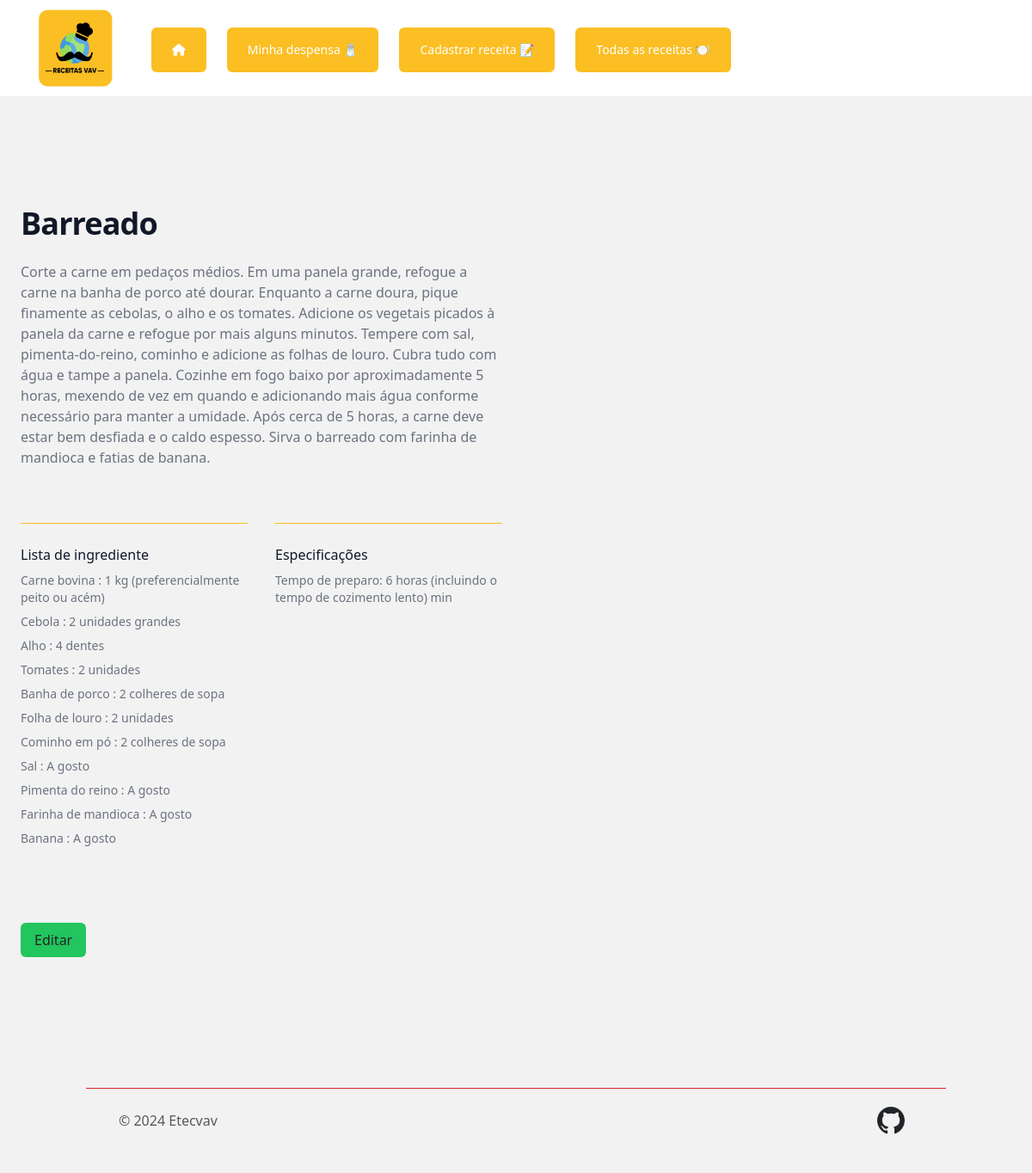
The app's page /receita/25 with its own data.
### app.py (models this page shows, shortened)
class receitas(db.Model):
  __tablename__ = 'receitas'
  idReceita = db.Column(Integer, primary_key=True, autoincrement=True)
  nomeReceita = db.Column(String(30))
  preparo = db.Column(String(760))
  imagem = db.Column(db.String(120))
  tempo = db.Column(db.String(50))
  descricao = db.Column(db.String(50))
  ingredientes = relationship('ingredientes', back_populates='receita')

class ingredientes(db.Model):
    __tablename__ = 'ingredientes'
    idIngrediente = db.Column(Integer, primary_key=True, autoincrement=True)
    quantidade = db.Column(String(100))
    nomeIngrediente = db.Column(String(30))
    idReceita = db.Column(Integer, ForeignKey('receitas.idReceita'), nullable=False)
    receita = relationship('receitas', back_populates='ingredientes')

### app.py (the view)
@app.route('/receita/<int:idReceita>', methods=['GET', 'POST'])
def receita(idReceita):
  receitasComIngredientes = getReceitaComIngredientesPorId(idReceita)
  return render_template('receita.html', receitasComIngredientes = receitasComIngredientes)

### app.py (called while the page is built)
def getReceitaComIngredientesPorId(idReceita):
    consulta = db.session.query(receitas, ingredientes.nomeIngrediente, ingredientes.quantidade).\
        join(ingredientes).\
        filter(receitas.idReceita == idReceita).\
        all()
    receitas_com_ingredientes = {}
    for receita, ingrediente, quantidade in consulta:
        if receita.idReceita not in receitas_com_ingredientes:
            receitas_com_ingredientes[receita.idReceita] = {
                'receita': receita,
                'ingredientes': []
            }
        receitas_com_ingredientes[receita.idReceita]['ingredientes'].append({
            'nomeIngrediente': ingrediente,
            'quantidade': quantidade
        })
    return list(receitas_com_ingredientes.values())

### templates/receita.html (shortened to what this page needs)
{% extends 'base.html' %}
{% block conteudo %}
  <div class="mx-auto grid max-w-2xl grid-cols-1 items-center gap-x-8 gap-y-16 px-4 py-24 sm:px-6 sm:py-32 lg:max-w-7xl lg:grid-cols-2 lg:px-8">
    {% for receita in receitasComIngredientes %}
    <div>
      <h2 class="text-3xl font-bold tracking-tight text-gray-900 sm:text-4xl">{{receita.receita.nomeReceita}}</h2>
      <p class="mt-4 text-gray-500">{{receita.receita.preparo}}</p>
      <dl class="mt-16 grid grid-cols-1 gap-x-6 gap-y-10 sm:grid-cols-2 sm:gap-y-16 lg:gap-x-8">
        <div class="border-t border-amber-400 pt-4">
          <dt class="font-medium text-gray-900">Lista de ingrediente</dt>
          {% for ingrediente in receita.ingredientes %}
              <dd class="mt-2 text-sm text-gray-500">{{ingrediente.nomeIngrediente.capitalize()}} : {{ingrediente.quantidade.capitalize()}}</dd>
          {% endfor %}
        </div>
        <div class="border-t border-amber-400 pt-4">
          <dt class="font-medium text-gray-900">Especificações</dt>
          <dd class="mt-2 text-sm text-gray-500">Tempo de preparo: {{receita.receita.tempo}} min</dd>
        </div>
      </dl>
    </div>
    <div>
    <a href="/editar/{{ receita.receita.idReceita }}" class="inline-block rounded-md px-3 py-2 bg-green-500 hover:bg-green-600 mt-4">Editar</a>
    </div>
  </div>
  {% endfor %}
{% endblock conteudo %}

### records on screen
receitas: receita.nomeReceita "Barreado", receita.preparo "Corte a carne em pedaços médios. Em uma panela grande, refogue a carne na banha de porco até dourar. Enquanto a carne doura, pique finamente as cebolas, o alho e os tomates. Adicione os vegetais picados à panela da carne e refogue por mais alguns minutos. Tempere com sal, pimenta-do-reino, cominho e adicione as folhas de louro. Cubra tudo com água e tampe a panela. Cozinhe em fogo baixo por aproximadamente 5 horas, mexendo de vez em quando e adicionando mais água conforme necessário para manter a umidade. Após cerca de 5 horas, a carne deve estar bem desfiada e o caldo espesso. Sirva o barreado com farinha de mandioca e fatias de banana.", receita.tempo "6 horas (incluindo o tempo de cozimento lento)"
ingredientes: nomeIngrediente "Carne bovina", quantidade "1 kg (preferencialmente peito ou acém)"
ingredientes: nomeIngrediente "Cebola", quantidade "2 unidades grandes"
ingredientes: nomeIngrediente "Alho", quantidade "4 dentes"
ingredientes: nomeIngrediente "Tomates", quantidade "2 unidades"
ingredientes: nomeIngrediente "Banha de porco", quantidade "2 colheres de sopa"
ingredientes: nomeIngrediente "Folha de louro", quantidade "2 unidades"
ingredientes: nomeIngrediente "Cominho em pó", quantidade "2 colheres de sopa"
ingredientes: nomeIngrediente "Sal", quantidade "A gosto"
ingredientes: nomeIngrediente "Pimenta do reino", quantidade "A gosto"
ingredientes: nomeIngrediente "Farinha de mandioca", quantidade "A gosto"
ingredientes: nomeIngrediente "Banana", quantidade "A gosto"
